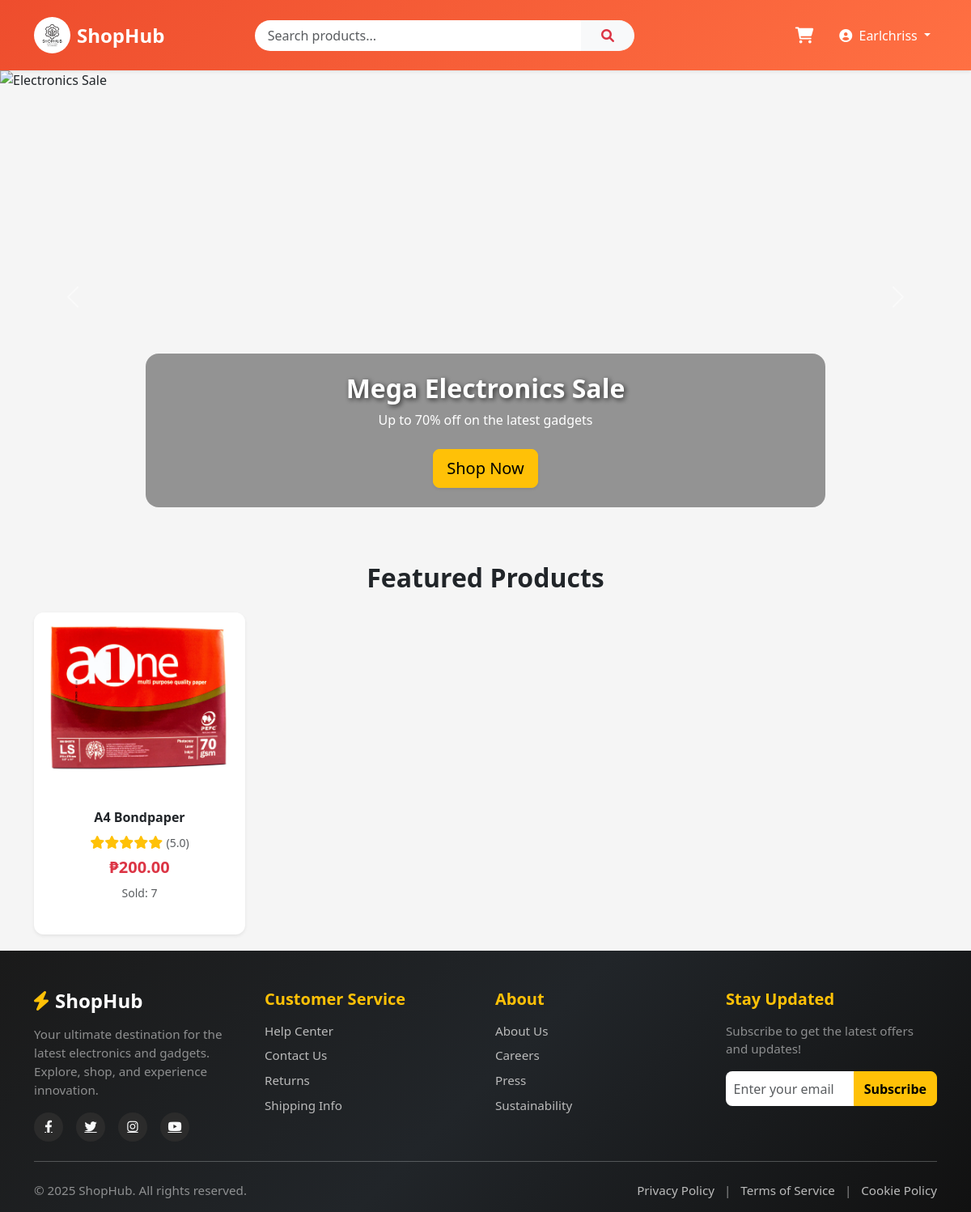
Screenshot of /index.php (signed in) with the database file from the repository.
### tables this page shows
CREATE TABLE `products` (
  `product_id` int(11) NOT NULL,
  `name` varchar(255) DEFAULT NULL,
  `price` decimal(10,2) DEFAULT NULL,
  `stock` int(11) DEFAULT NULL,
  `category` varchar(100) DEFAULT NULL,
  `status` enum('active','inactive') DEFAULT NULL,
  `description` text DEFAULT NULL,
  `created_at` timestamp NOT NULL DEFAULT current_timestamp(),
  `sold` int(11) NOT NULL DEFAULT 0
);

### index.php (the view, shortened to what this page needs)
<?php
include 'includes/header.php';
?>
<div id="heroCarousel" class="carousel slide" data-bs-ride="carousel">
    <div class="carousel-inner">
        <div class="carousel-item active">
            <img src="https://images.unsplash.com/photo-1560472354-b33ff0c44a43?w=1920&h=700&fit=crop" class="d-block w-100" alt="Electronics Sale">
            <div class="carousel-caption d-flex flex-column justify-content-center align-items-center text-center">
                <h2 class="fw-bold text-shadow">Mega Electronics Sale</h2>
                <p>Up to 70% off on the latest gadgets</p>
                <a href="shop.php" class="btn btn-warning btn-lg mt-2 shadow-sm">Shop Now</a>
            </div>
        </div>
    </div>
    <button class="carousel-control-prev" type="button" data-bs-target="#heroCarousel" data-bs-slide="prev">
        <span class="carousel-control-prev-icon"></span>
    </button>
    <button class="carousel-control-next" type="button" data-bs-target="#heroCarousel" data-bs-slide="next">
        <span class="carousel-control-next-icon"></span>
    </button>
</div>
<div class="container mt-5">
    <h2 class="text-center mb-4 fw-bold">Featured Products</h2>
    <div class="row g-4">
        <?php
        $conn = new mysqli("localhost", "root", "", "shophub");
        $sql = "SELECT p.product_id, p.name, p.price, p.sold, p.created_at, img.image_path
        FROM products p
        LEFT JOIN (
            SELECT product_id, image_path FROM product_images WHERE is_primary = 1
        ) img ON p.product_id = img.product_id
        WHERE p.status = 'active'
        ORDER BY p.created_at DESC LIMIT 12";
        $result = $conn->query($sql);
        if ($result && $result->num_rows > 0) {
            while ($row = $result->fetch_assoc()) {
                $product_id = $row['product_id'];
                $name = htmlspecialchars($row['name']);
                $sold = number_format($row['sold']);
                $image = !empty($row['image_path']) ? 'admin/' . $row['image_path'] : 'assets/img/placeholder.jpg';
                $discount = 0;
                $original_price = $row['price'];
                $discounted_price = $discount > 0 ? $original_price * (1 - $discount) : $original_price;
                $stmt = $conn->prepare("SELECT AVG(rating), COUNT(*) FROM reviews WHERE product_id = ?");
                $stmt->bind_param("i", $product_id);
                $stmt->execute();
                $stmt->bind_result($avg, $total);
                $avg_rating = number_format($avg ?? 0, 1);
        ?>
                <div class="col-6 col-md-4 col-lg-3">
                    <div class="card product-card border-0 shadow-sm h-100 position-relative">
                        <img src="<?= $image ?>" alt="<?= $name ?>" class="card-img-top product-img" onerror="this.src='assets/img/placeholder.jpg';">
                        <div class="card-body text-center">
                            <h6 class="fw-semibold"><?= $name ?></h6>
                            <div class="text-warning mb-1">
                                <?php
                                for ($i = 1; $i <= 5; $i++) {
                                    echo $i <= round($avg_rating) ? '<i class="fas fa-star"></i>' : '<i class="far fa-star"></i>';
                                }
                                ?>
                                <span class="text-muted small">(<?= $avg_rating ?>)</span>
                            </div>
                            <?php if ($discount > 0): ?>
                                <div class="fw-bold text-danger fs-5 mb-1">
                                    ₱<?= number_format($discounted_price, 2) ?>
                                    <span class="text-muted text-decoration-line-through small">₱<?= number_format($original_price, 2) ?></span>
                                </div>
                                <span class="badge bg-warning text-dark position-absolute top-0 end-0 m-2">
                                    <?= intval($discount * 100) ?>% OFF
                                </span>
                            <?php else: ?>
                                <div class="fw-bold text-danger fs-5 mb-1">₱<?= number_format($original_price, 2) ?></div>
                            <?php endif; ?>
                            <small class="text-muted">Sold: <?= $sold ?></small>
                        </div>
                    </div>
                </div>
        <?php
            }
        } else {
            echo '<p class="text-center text-muted">No active products found.</p>';
        }
        ?>
    </div>
</div>
<?php include 'includes/footer.php'; ?>

### includes/header.php (style rules this page uses)
body { background-color: hsla(0, 100%, 99%, 0.63); }
:root { --primary-color: #ee4d2d; --secondary-color: #f5f5f5; --text-color: #333; --border-color: #e5e5e5; }
body { background-color: var(--secondary-color); font-family: 'Segoe UI', Tahoma, Geneva, Verdana, sans-serif; }
.card { border: none; box-shadow: 0 1px 3px rgba(0, 0, 0, 0.1); margin-bottom: 1rem; }
.card-body { padding: 1.5rem; }

### index.php (style rules this page uses)
#heroCarousel .carousel-item img { height: 70vh; object-fit: cover; }
.carousel-caption { background: rgba(0, 0, 0, 0.4); border-radius: 1rem; padding: 1.5rem 2rem; }
.text-shadow { text-shadow: 2px 2px 6px rgba(0, 0, 0, 0.7); }
.product-card { border-radius: 0.75rem; overflow: hidden; background: #fff; transition: all 0.3s ease; display: flex; flex-direction: column; height: 100%; }
.product-img { width: 100%; height: 220px; object-fit: cover; border-radius: 0.5rem 0.5rem 0 0; transition: transform 0.3s ease; }

### rows the page displays
products: name "A4 Bondpaper", avg_rating "5.0", price "200.00", sold "7"

### other values shown
$_SESSION['username'] "Earlchriss"
